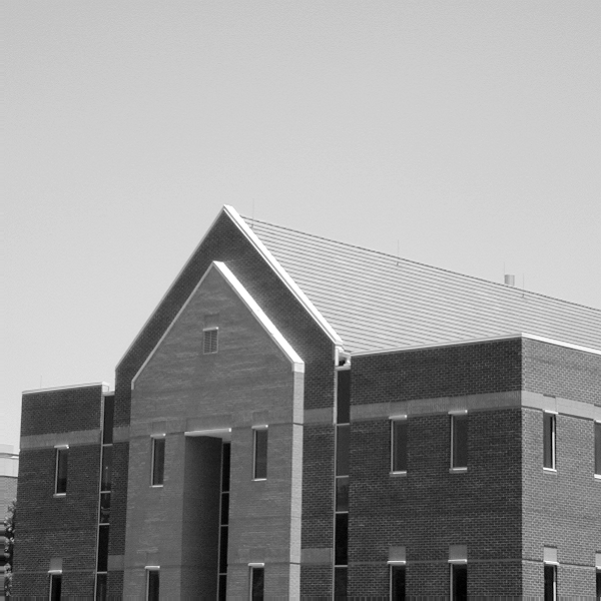
%> input picture DOG/building.tif, 601 x 601 px
$ octave DOG.m   (GNU Octave 9; MATLAB toolbox functions it lacks are replaced by stand-ins)
%> lines starting %> are read from the running program, lines starting %| are printed output that depends on the picture
### DOG/gaussian2D.m
function g=gaussian2D(num,sigma,dist)
x=linspace(-dist,dist,num);
[X,Y]=meshgrid(x);
g=exp(-(X).^2./(2*sigma^2)).*exp(-(Y).^2./(2*sigma^2));

### correlation/sfft2.m
function b=sfft2(varargin)
%Shifted fft by PMB. First input is 2d array to be ffted.
%The second is optional zero padding
error(nargchk(1,3,nargin))
a=varargin{1};
if(nargin==2)
    c=zeros(varargin{2});
    c=impad(varargin{1},c);
    b=fftshift(fft2(fftshift(c)));
elseif(nargin==3)
    c=zeros(varargin{2},varargin{3});
    c=impad(varargin{1},c);
    b=fftshift(fft2(fftshift(c)));
else
    b=fftshift(fft2(fftshift(a)));
end


### DOG/DOG.m
clear %clear all varibles
close all %close all figure windows

I=imread('building.tif');
%> I is the input picture: size 601x601 uint8; min 0, max 255, mean 152.8
figure(1)
imshow(I);
%create DOG (in frequency domain)
sigma=3;
DOGf=gaussian2D(601,sigma,10)-gaussian2D(601,sigma/1.6,10);
%display DOG
figure(2)
surfl(DOGf),shading interp, axis tight,title('DOG filter')
%> after `title('DOG filter')`:
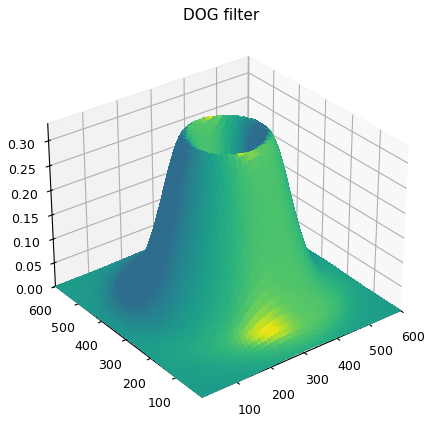
%> figure redrawn from the program's plot data
%convolve using FFT method
FI=sfft2(I);
CONV=FI.*DOGf;
fi=fftshift(ifft2(fftshift(CONV)));
%display
figure(3);
imagesc(abs(fi)),colormap('gray')
%> after `colormap('gray')`:
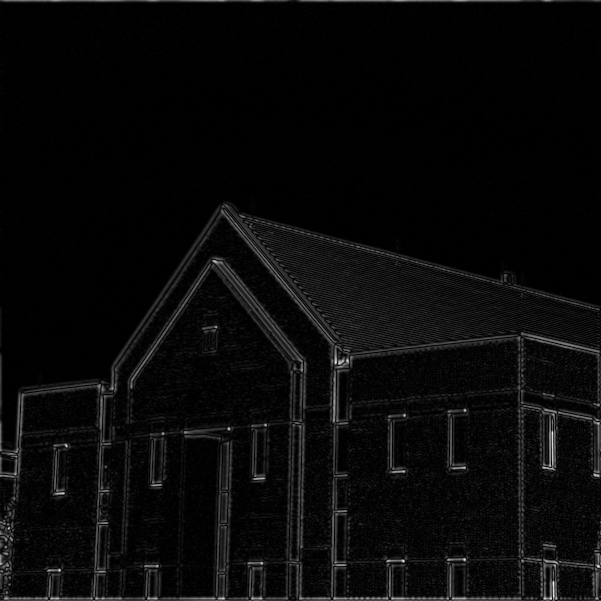
%> displayed picture: size 601x601x3, on the screen's scale of 0 to 255; min 0, max 255, mean 9.3
